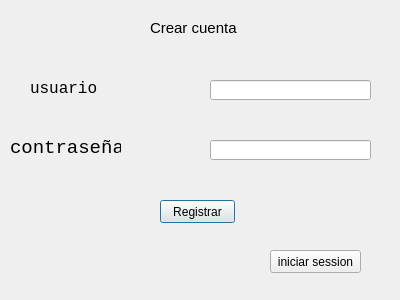
<?xml version="1.0" encoding="UTF-8"?>
<ui version="4.0">
 <class>Dialog</class>
 <widget class="QDialog" name="Dialog">
  <property name="geometry">
   <rect>
    <x>0</x>
    <y>0</y>
    <width>400</width>
    <height>300</height>
   </rect>
  </property>
  <property name="windowTitle">
   <string>Dialog</string>
  </property>
  <widget class="QLineEdit" name="lineEdit">
   <property name="geometry">
    <rect>
     <x>210</x>
     <y>80</y>
     <width>161</width>
     <height>20</height>
    </rect>
   </property>
  </widget>
  <widget class="QLineEdit" name="lineEdit_2">
   <property name="geometry">
    <rect>
     <x>210</x>
     <y>140</y>
     <width>161</width>
     <height>20</height>
    </rect>
   </property>
  </widget>
  <widget class="QLabel" name="label">
   <property name="geometry">
    <rect>
     <x>30</x>
     <y>80</y>
     <width>81</width>
     <height>16</height>
    </rect>
   </property>
   <property name="font">
    <font>
     <family>Consolas</family>
     <pointsize>12</pointsize>
    </font>
   </property>
   <property name="text">
    <string>usuario</string>
   </property>
  </widget>
  <widget class="QLabel" name="label_2">
   <property name="geometry">
    <rect>
     <x>10</x>
     <y>140</y>
     <width>111</width>
     <height>16</height>
    </rect>
   </property>
   <property name="font">
    <font>
     <family>Consolas</family>
     <pointsize>14</pointsize>
    </font>
   </property>
   <property name="text">
    <string>contraseña</string>
   </property>
  </widget>
  <widget class="QLabel" name="label_3">
   <property name="geometry">
    <rect>
     <x>150</x>
     <y>20</y>
     <width>91</width>
     <height>16</height>
    </rect>
   </property>
   <property name="font">
    <font>
     <pointsize>11</pointsize>
    </font>
   </property>
   <property name="text">
    <string>Crear cuenta</string>
   </property>
  </widget>
  <widget class="QPushButton" name="pushButton">
   <property name="geometry">
    <rect>
     <x>160</x>
     <y>200</y>
     <width>75</width>
     <height>23</height>
    </rect>
   </property>
   <property name="text">
    <string>Registrar</string>
   </property>
  </widget>
  <widget class="QPushButton" name="pushButton_2">
   <property name="geometry">
    <rect>
     <x>270</x>
     <y>250</y>
     <width>91</width>
     <height>23</height>
    </rect>
   </property>
   <property name="text">
    <string>iniciar session</string>
   </property>
  </widget>
 </widget>
 <resources/>
 <connections/>
</ui>
